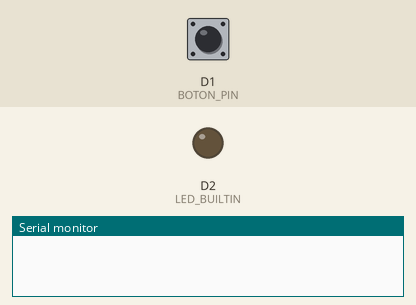
Simulated run of this sketch. Board: ESP8266 (NodeMCU). Parts: output pins drawn as LEDs (lit = HIGH), the last lines printed to the serial monitor. Inputs (shaded band) come from the test bench; at power-on: D1 (BOTON_PIN) HIGH. WiFi joins after 1.5 s; servers stay silent unless stated.

Above: at 0.0 s.
At 2.8 s:
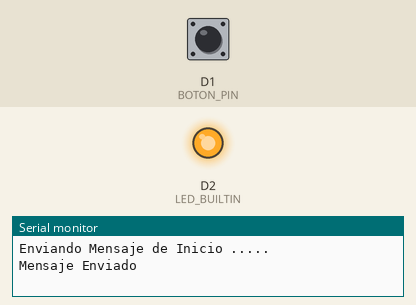
2.9 s: D1 (BOTON_PIN) pulled LOW for 0.15 s
Timing chart, 0 to 5.9 s (numbered marks = the images above; inputs shaded):
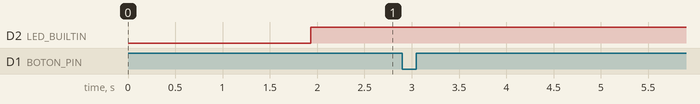

The sketch:

Timbre.ino
```cpp
#include <ESP8266WiFi.h>
#include <WiFiClientSecure.h>
#include <UniversalTelegramBot.h>
// Inicializamos la conexion WIFI con el Router
char ssid[] = "xxxxxxx";     // el nombre de tu Red
char password[] = "xxxxxxx"; // la clave de tu Red
const char  id_chat[]="xxxxxx";
const char respuesta[] = "Timbre" , iniciado[]="Sistema Iniciado....";
int BanderaInicio=0, BanderaBoton=0;
volatile bool BanderaBotonPresionado = false;

// Initialize Telegram BOT
#define BOTtoken "xxxxxxx:xxxxxxxxxxxxxxxxxxxxxxxxxxxxxxxx"  // el token de tu BOT, lo obtenemos de BotFather

#define BOTON_PIN D1
#define LED_BUILTIN D2
WiFiClientSecure client;
UniversalTelegramBot bot(BOTtoken, client);

void setup() {
        Serial.begin(9600);
        // Establecer el modo WiFi y desconectarse de un AP si fue Anteriormente conectada
        WiFi.mode(WIFI_STA);
        WiFi.disconnect();
        delay(100);
        // Intentar conectarse a la red
        Serial.print("Conectando a la Red Wifi: ");
        Serial.println(ssid);
        WiFi.begin(ssid, password);
        while (WiFi.status() != WL_CONNECTED) {Serial.print("."); delay(500);}
        Serial.println("");
        Serial.println("WiFi conectada");
                Serial.print("IP address: ");
        Serial.println(WiFi.localIP());
        pinMode(BOTON_PIN, INPUT_PULLUP);
        pinMode(LED_BUILTIN, OUTPUT);
        attachInterrupt(BOTON_PIN, BotonPresionado, FALLING);
      } // Fin Setup


void loop() {
              if (BanderaInicio == 0){ mensaje_inicio ();}
              if ( BanderaBotonPresionado ) {  envio_mensaje ();}
              if (WiFi.status() == WL_CONNECTED) {
                            digitalWrite(LED_BUILTIN, HIGH);
                                        } else {digitalWrite(LED_BUILTIN, LOW);}
              }// FIN LOOP

void BotonPresionado() {
                        int button = digitalRead(BOTON_PIN);
                        if(button == LOW && BanderaBoton == 0)
                          {
                          BanderaBotonPresionado = true;
                          Serial.println("Boton Presionado");
                          BanderaBoton = 1;
                          }
                        return;
                       } // FIN  Boton Presionado

void mensaje_inicio (){

              Serial.println("Iniciado...");
                          Serial.println("Enviando Mensaje de Inicio .....");
                          bot.sendMessage(id_chat, iniciado);
                          Serial.println("Mensaje Enviado");
                          Serial.println(" ");
                          BanderaInicio=1;


} // FIN Mensaje de inicio

void envio_mensaje (){

            Serial.println("Enviando Mensaje.....");
                        BanderaBotonPresionado = false;
                        bot.sendMessage(id_chat, respuesta);
                        Serial.println("Mensaje Enviado");
                        Serial.println(" ");
                        BanderaBoton = 0;

} // FIN Envio de Mensaje
```
